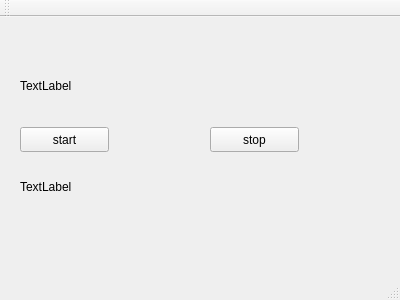
<?xml version="1.0" encoding="UTF-8"?>
<ui version="4.0">
 <class>MainWindow</class>
 <widget class="QMainWindow" name="MainWindow">
  <property name="geometry">
   <rect>
    <x>0</x>
    <y>0</y>
    <width>400</width>
    <height>300</height>
   </rect>
  </property>
  <property name="windowTitle">
   <string>MainWindow</string>
  </property>
  <widget class="QWidget" name="centralWidget">
   <widget class="QPushButton" name="start">
    <property name="geometry">
     <rect>
      <x>20</x>
      <y>110</y>
      <width>89</width>
      <height>25</height>
     </rect>
    </property>
    <property name="text">
     <string>start</string>
    </property>
   </widget>
   <widget class="QPushButton" name="stop">
    <property name="geometry">
     <rect>
      <x>210</x>
      <y>110</y>
      <width>89</width>
      <height>25</height>
     </rect>
    </property>
    <property name="text">
     <string>stop</string>
    </property>
   </widget>
   <widget class="QLabel" name="label1">
    <property name="geometry">
     <rect>
      <x>20</x>
      <y>60</y>
      <width>361</width>
      <height>17</height>
     </rect>
    </property>
    <property name="text">
     <string>TextLabel</string>
    </property>
   </widget>
   <widget class="QLabel" name="label2">
    <property name="geometry">
     <rect>
      <x>20</x>
      <y>160</y>
      <width>341</width>
      <height>20</height>
     </rect>
    </property>
    <property name="text">
     <string>TextLabel</string>
    </property>
   </widget>
  </widget>
  <widget class="QMenuBar" name="menuBar">
   <property name="geometry">
    <rect>
     <x>0</x>
     <y>0</y>
     <width>400</width>
     <height>22</height>
    </rect>
   </property>
  </widget>
  <widget class="QToolBar" name="mainToolBar">
   <attribute name="toolBarArea">
    <enum>TopToolBarArea</enum>
   </attribute>
   <attribute name="toolBarBreak">
    <bool>false</bool>
   </attribute>
  </widget>
  <widget class="QStatusBar" name="statusBar"/>
 </widget>
 <layoutdefault spacing="6" margin="11"/>
 <resources/>
 <connections/>
</ui>
